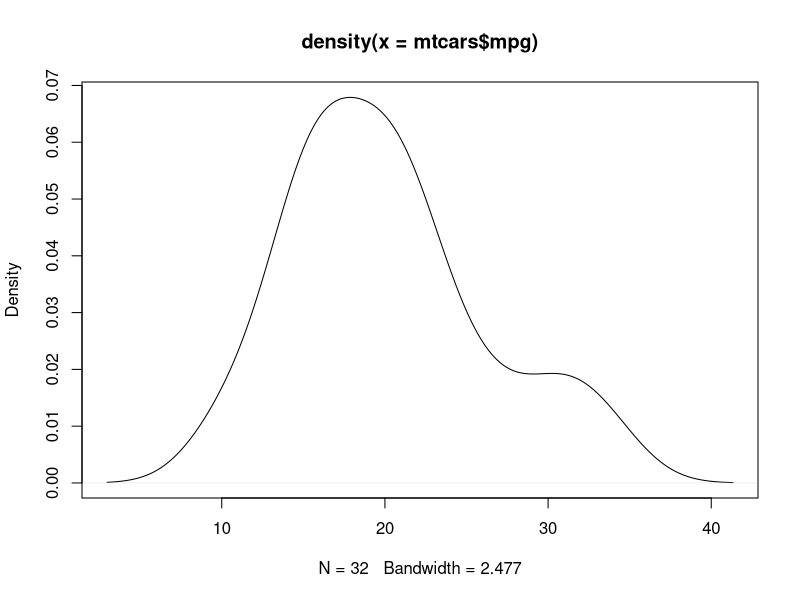
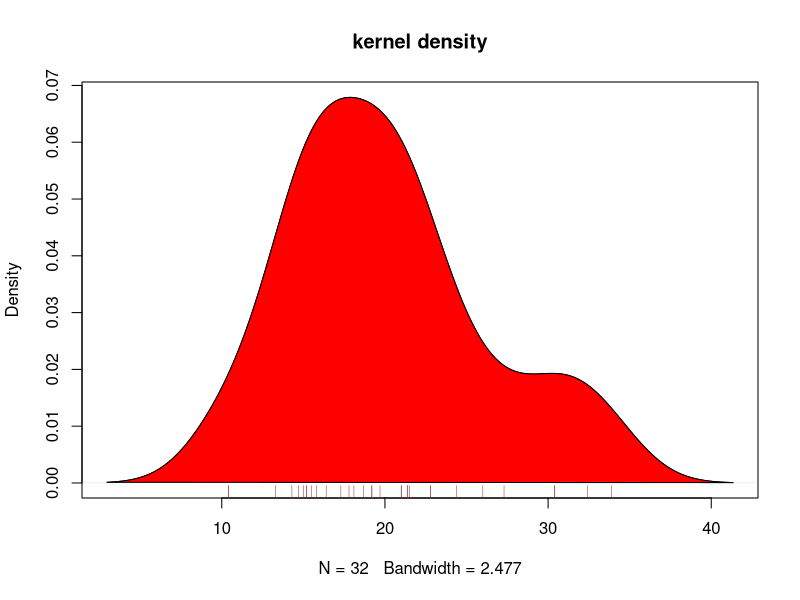

Source code (R) for these figures, in order:
par=(mfrow=c(2,1))
d<-density(mtcars$mpg)
plot(d)
d<-density(mtcars$mpg)
plot(d,main="kernel density")
polygon(d,col="red")
rug(mtcars$mpg,col="brown")


